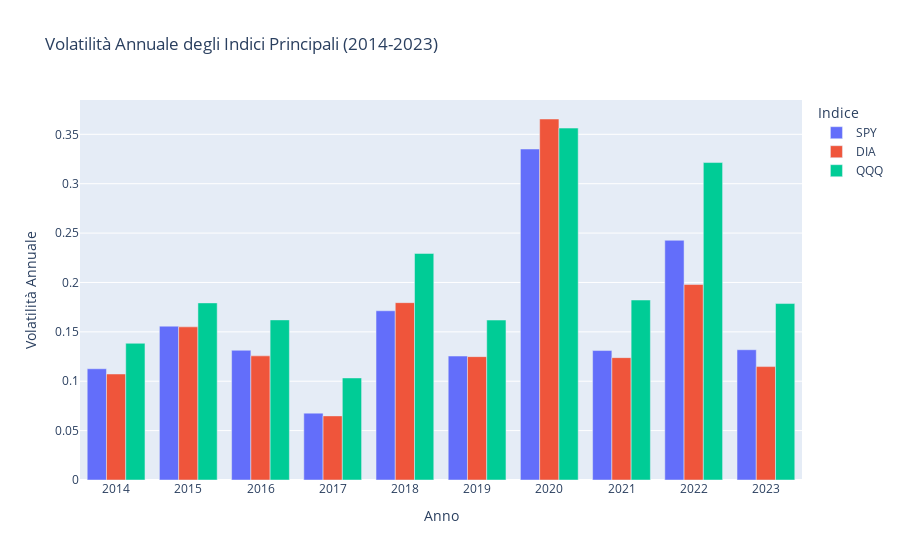

The notebook cell saved with this chart:
### Markdown cell above
### **Volatilità Annuale degli Indici Principali (2014-2023)**

- SPY (S&P 500)

- DIA (Dow Jones Industrial Average)

- QQQ (NASDAQ-100)

### Code cell
# Funzione per calcolare la volatilità annuale
def annual_volatility(df, symbol):
    df = df.copy()  # Copia del DataFrame per evitare SettingWithCopyWarning
    df['Daily Return'] = df['Close'].pct_change()
    df = df.dropna()
    df['Year'] = df['Date'].dt.year
    annual_vol = df.groupby('Year')['Daily Return'].std() * np.sqrt(252)
    return annual_vol.rename(symbol)

# Caricamento dei dati
spy = pd.read_csv('Stocks/SPY.csv')
dia = pd.read_csv('Stocks/DIA.csv')
qqq = pd.read_csv('Stocks/QQQ.csv')

# Formattazione Datetime
spy['Date'] = pd.to_datetime(spy['Date'])
dia['Date'] = pd.to_datetime(dia['Date'])
qqq['Date'] = pd.to_datetime(qqq['Date'])

# Filtra i dati tra il 2014-01-01 e il 2024-01-01
start_date = '2014-01-01'
end_date = '2023-12-31'

spy = spy[(spy['Date'] >= start_date) & (spy['Date'] <= end_date)]
dia = dia[(dia['Date'] >= start_date) & (dia['Date'] <= end_date)]
qqq = qqq[(qqq['Date'] >= start_date) & (qqq['Date'] <= end_date)]

# Calcola la volatilità annuale per ciascun indice
spy_vol = annual_volatility(spy, 'SPY')
dia_vol = annual_volatility(dia, 'DIA')
qqq_vol = annual_volatility(qqq, 'QQQ')

# Unisce i dati in un unico DataFrame
volatility_df = pd.concat([spy_vol, dia_vol, qqq_vol], axis=1).reset_index()

# Creazione del grafico a barre con Plotly
fig = px.bar(volatility_df, x='Year', y=['SPY', 'DIA', 'QQQ'],
             barmode='group',
             labels={'value': 'Volatilità Annuale', 'variable': 'Indice'},
             title='Volatilità Annuale degli Indici Principali (2014-2023)')

# Titoli e etichette
fig.update_layout(
    xaxis_title='Anno',
    yaxis_title='Volatilità Annuale',
    xaxis=dict(
        tickmode='array',
        tickvals=volatility_df['Year'],
        ticktext=volatility_df['Year'].astype(str)
    )
)

# Mostra il grafico
fig.show()

### Figure 1 — Plotly figure (JSON) as saved in the notebook; plotly's stock layout.template omitted (floating-point values rounded to 4 significant figures)
{"data": [{"alignmentgroup": "True", "hovertemplate": "Indice=SPY<br>Year=%{x}<br>Volatilità Annuale=%{y}<extra></extra>", "legendgroup": "SPY", "marker": {"color": "#636efa", "pattern": {"shape": ""}}, "name": "SPY", "offsetgroup": "SPY", "orientation": "v", "showlegend": true, "textposition": "auto", "type": "bar", "x": [2014, 2015, 2016, 2017, 2018, 2019, 2020, 2021, 2022, 2023], "xaxis": "x", "y": [0.1126, 0.1558, 0.1313, 0.06771, 0.1713, 0.1255, 0.3351, 0.1311, 0.2427, 0.1319], "yaxis": "y"}, {"alignmentgroup": "True", "hovertemplate": "Indice=DIA<br>Year=%{x}<br>Volatilità Annuale=%{y}<extra></extra>", "legendgroup": "DIA", "marker": {"color": "#EF553B", "pattern": {"shape": ""}}, "name": "DIA", "offsetgroup": "DIA", "orientation": "v", "showlegend": true, "textposition": "auto", "type": "bar", "x": [2014, 2015, 2016, 2017, 2018, 2019, 2020, 2021, 2022, 2023], "xaxis": "x", "y": [0.1073, 0.1551, 0.1257, 0.06492, 0.1795, 0.1249, 0.3655, 0.1239, 0.1979, 0.1148], "yaxis": "y"}, {"alignmentgroup": "True", "hovertemplate": "Indice=QQQ<br>Year=%{x}<br>Volatilità Annuale=%{y}<extra></extra>", "legendgroup": "QQQ", "marker": {"color": "#00cc96", "pattern": {"shape": ""}}, "name": "QQQ", "offsetgroup": "QQQ", "orientation": "v", "showlegend": true, "textposition": "auto", "type": "bar", "x": [2014, 2015, 2016, 2017, 2018, 2019, 2020, 2021, 2022, 2023], "xaxis": "x", "y": [0.1384, 0.1793, 0.1621, 0.1033, 0.2294, 0.162, 0.3563, 0.1822, 0.3214, 0.1787], "yaxis": "y"}], "layout": {"barmode": "group", "legend": {"title": {"text": "Indice"}, "tracegroupgap": 0}, "title": {"text": "Volatilità Annuale degli Indici Principali (2014-2023)"}, "xaxis": {"anchor": "y", "domain": [0, 1], "tickmode": "array", "ticktext": ["2014", "2015", "2016", "2017", "2018", "2019", "2020", "2021", "2022", "2023"], "tickvals": [2014, 2015, 2016, 2017, 2018, 2019, 2020, 2021, 2022, 2023], "title": {"text": "Anno"}}, "yaxis": {"anchor": "x", "domain": [0, 1], "title": {"text": "Volatilità Annuale"}}}}
